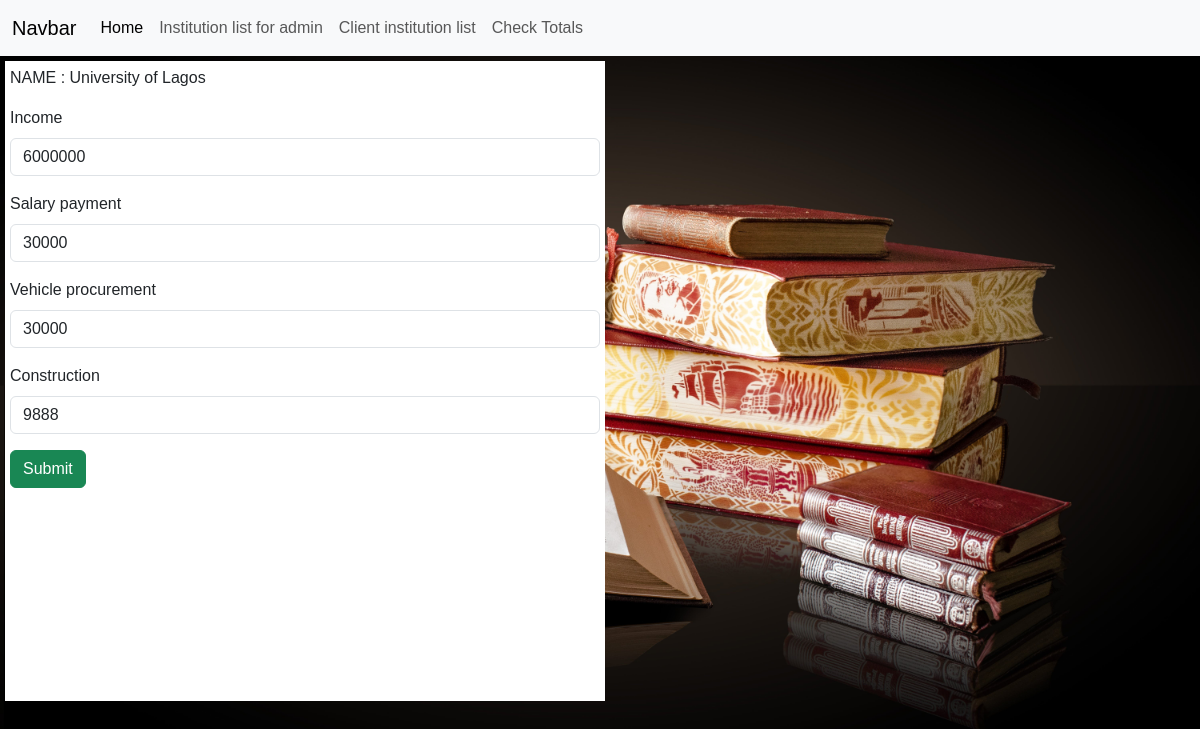
The page /update/University of Lagos on the database its author committed.
### tracker/models.py (models this page shows, shortened)
class BaseModel(models.Model):
    created_at = models.DateTimeField(default=timezone.now, editable=False)
    class Meta:
        abstract = True

class Institutions(BaseModel):
    name = models.CharField(max_length=200)
    institution = models.CharField(max_length=200)
    income = models.IntegerField(blank=True,null=True)
    salary_payment = models.IntegerField(blank=True,null=True)
    vehicle_procurement = models.IntegerField(blank=True,null=True)
    construction = models.IntegerField(blank=True,null=True)
    total = models.IntegerField(blank=True,null=True)

### tracker/views.py (the view)
# urls.py: path('update/<str:name>',views.update, name='update'),
def update(request, name):
    data = get_object_or_404(Institutions, name=name)
    form1 = FormOne(instance=data)
    if request.method == 'POST':
        form1 = FormOne(request.POST, instance=data)
        if form1.is_valid():
            form1.save()
            return redirect('details', name=name)
    return render(request, 'update.html', {'data': data, 'form1': form1})

### tracker/forms.py (shortened to what this page needs)
class FormOne(forms.ModelForm):
    class Meta:
        model = Institutions
        fields = ['income', 'salary_payment', 'vehicle_procurement', 'construction']

### tracker/templates/update.html (shortened to what this page needs)
{% extends 'base.html' %}
{% load crispy_forms_tags %}
{% load static %}
{% block content %}
<div class="wrapper">
    <p>NAME : {{ data.name }}</p>
    <form action="" method="post">
        {{ form1|crispy }}
        <button class="btn btn-success" type="submit">Submit</button>
    </form>
</div>
{% endblock %}

### tracker/static/style.css (style rules this page uses)
body { height: 100vh; width: 100%; background-size: cover; background-position: center; padding: 0; margin: 0; box-sizing: border-box; font-family: helvetica; }
.wrapper { width: 50%; height: 80vh; margin-left:22%; margin-top: 2%; background-color:white; padding:5px; margin:5px; }

### rows shown on the page
Institutions: name "University of Lagos", income "6000000", salary_payment "30000", vehicle_procurement "30000", construction "9888"
